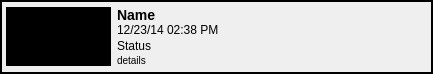
<?xml version="1.0" encoding="UTF-8"?>
<ui version="4.0">
 <class>CutCard</class>
 <widget class="QFrame" name="CutCard">
  <property name="geometry">
   <rect>
    <x>0</x>
    <y>0</y>
    <width>433</width>
    <height>74</height>
   </rect>
  </property>
  <property name="sizePolicy">
   <sizepolicy hsizetype="Preferred" vsizetype="Preferred">
    <horstretch>0</horstretch>
    <verstretch>0</verstretch>
   </sizepolicy>
  </property>
  <property name="minimumSize">
   <size>
    <width>310</width>
    <height>70</height>
   </size>
  </property>
  <property name="focusPolicy">
   <enum>Qt::StrongFocus</enum>
  </property>
  <property name="windowTitle">
   <string>Frame</string>
  </property>
  <property name="styleSheet">
   <string notr="true"/>
  </property>
  <property name="frameShape">
   <enum>QFrame::Box</enum>
  </property>
  <property name="frameShadow">
   <enum>QFrame::Plain</enum>
  </property>
  <property name="lineWidth">
   <number>2</number>
  </property>
  <layout class="QHBoxLayout" name="horizontalLayout" stretch="0,1,0">
   <property name="leftMargin">
    <number>4</number>
   </property>
   <property name="topMargin">
    <number>1</number>
   </property>
   <property name="rightMargin">
    <number>0</number>
   </property>
   <property name="bottomMargin">
    <number>1</number>
   </property>
   <item>
    <widget class="QLabel" name="icon_label">
     <property name="sizePolicy">
      <sizepolicy hsizetype="Fixed" vsizetype="Fixed">
       <horstretch>0</horstretch>
       <verstretch>0</verstretch>
      </sizepolicy>
     </property>
     <property name="minimumSize">
      <size>
       <width>105</width>
       <height>59</height>
      </size>
     </property>
     <property name="maximumSize">
      <size>
       <width>105</width>
       <height>59</height>
      </size>
     </property>
     <property name="baseSize">
      <size>
       <width>105</width>
       <height>59</height>
      </size>
     </property>
     <property name="styleSheet">
      <string notr="true">background-color: black;</string>
     </property>
     <property name="text">
      <string/>
     </property>
     <property name="pixmap">
      <pixmap resource="resources.qrc">:/tk_multi_importcut/sg_logo.png</pixmap>
     </property>
     <property name="scaledContents">
      <bool>false</bool>
     </property>
     <property name="alignment">
      <set>Qt::AlignCenter</set>
     </property>
    </widget>
   </item>
   <item>
    <layout class="QVBoxLayout" name="verticalLayout_2">
     <property name="spacing">
      <number>2</number>
     </property>
     <property name="topMargin">
      <number>4</number>
     </property>
     <property name="bottomMargin">
      <number>4</number>
     </property>
     <item>
      <widget class="QLabel" name="title_label">
       <property name="text">
        <string>&lt;big&gt;&lt;b&gt;Name&lt;/b&gt;&lt;/big&gt;</string>
       </property>
      </widget>
     </item>
     <item>
      <widget class="QLabel" name="date_label">
       <property name="text">
        <string>12/23/14 02:38 PM</string>
       </property>
       <property name="wordWrap">
        <bool>true</bool>
       </property>
      </widget>
     </item>
     <item>
      <widget class="QLabel" name="status_label">
       <property name="sizePolicy">
        <sizepolicy hsizetype="Preferred" vsizetype="Preferred">
         <horstretch>0</horstretch>
         <verstretch>0</verstretch>
        </sizepolicy>
       </property>
       <property name="text">
        <string>Status</string>
       </property>
       <property name="wordWrap">
        <bool>true</bool>
       </property>
      </widget>
     </item>
     <item>
      <widget class="QLabel" name="details_label">
       <property name="text">
        <string>&lt;small&gt;details&lt;/small&gt;</string>
       </property>
      </widget>
     </item>
    </layout>
   </item>
   <item>
    <widget class="QPushButton" name="select_button">
     <property name="sizePolicy">
      <sizepolicy hsizetype="Maximum" vsizetype="Maximum">
       <horstretch>0</horstretch>
       <verstretch>0</verstretch>
      </sizepolicy>
     </property>
     <property name="maximumSize">
      <size>
       <width>30</width>
       <height>30</height>
      </size>
     </property>
     <property name="toolTip">
      <string extracomment="Click to choose this Sequence"/>
     </property>
     <property name="text">
      <string/>
     </property>
     <property name="icon">
      <iconset resource="resources.qrc">
       <normaloff>:/tk_multi_importcut/right_arrow.png</normaloff>:/tk_multi_importcut/right_arrow.png</iconset>
     </property>
     <property name="iconSize">
      <size>
       <width>30</width>
       <height>30</height>
      </size>
     </property>
     <property name="checkable">
      <bool>false</bool>
     </property>
     <property name="flat">
      <bool>true</bool>
     </property>
    </widget>
   </item>
  </layout>
 </widget>
 <resources>
  <include location="resources.qrc"/>
 </resources>
 <connections/>
</ui>
